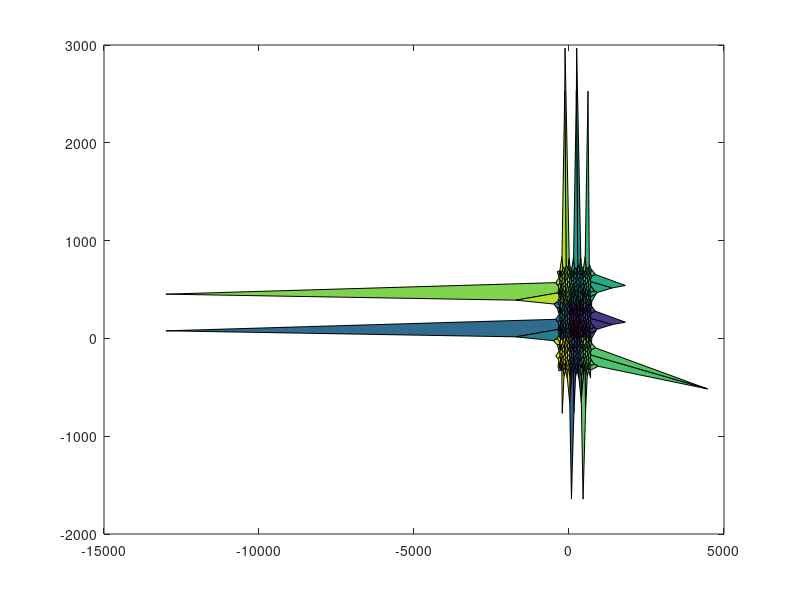
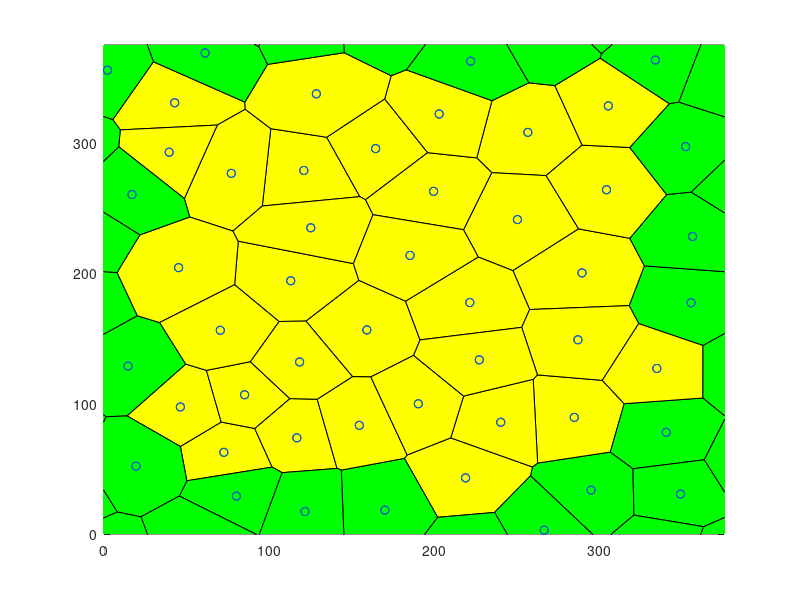

Recreate these plots in MATLAB, in order.
r = 2031; % Updated seed to match target
NbPoints = 50; 
limit = 3; 
cpt = 'quadratic';
prefix = 'RFB';
potential = 'ani';

%% Store data in the right folder
close all;
scriptDir = fileparts(mfilename('fullpath'));
projectRoot = fileparts(scriptDir);
outputDir = fullfile(projectRoot, 'input_files');
if ~exist(outputDir, 'dir')
    mkdir(outputDir);
end

%% Parameters
rng(r);

% --- Updated Constants to match target output exactly ---
A0 = 2812.500000;
GAMMA = 1.000000;
t0 = 1; 
% Manually setting K to match your specific target output
K = 0.848528;  

%% Simulation Detail Parameters
% Calculate Mesh based on A0 and NbPoints to get LX = 167.705098
Mesh = sqrt(A0 * NbPoints);

% Global parameters matching your target values
SEED = 89542; 
TIMEINTERVAL = 0.100000;
MINAREA = 28.125000;
MINLENGTH = 0.883883;
NEWEDGELENGTH = 1.767767;

TOTALTIME = 10.000000;
CURRENTTIME = 0.000000;  
INITIALSTEPSIZE = 0.000100; % Updated from 0.001
error_tolerance_absolute_mechanical = 0.010000; % Updated from 0.001

% Specific values for ALPHAM and TISSUE_ALPHA
ALPHAM = 0.282843;
TISSUE_ALPHA = 100.00;

TISSUE_EXT_STRESS_X = 0.000000;
TISSUE_EXT_STRESS_Y = 0.000000;    

% Specific Pressure/Tension parameters
P0 = 128.098648;
LAMBDA = 27.912724; 
Ratio = 0.300000; 

% Equilibrium tolerance
equilibriumtolerance = 1.000000e-11;

% Cell properties
CELLPRESSURETYPE = cpt;
TCJSTRENGTH = 100;
THETAAN = 3.14 / 2.0 ;    
ANSTRENGTH = 25; 

T1ON = 1; 
APOPTOSISON = 1;
MITOSISON = 0;
WRITEMITOSIS = 1; 
VERBOSEON = 1; 
EQUILIBRIUMMITOSIS = 1; 
NUCLEATIONTHRESHOLD = 1; 
NUCLEATIONBASECRITERIA = 0; 

nomfichier= [prefix '_NbPts_' num2str(NbPoints,'%04d') '_rng_' num2str(r,'%04d') '_pot_' potential '_lim_' num2str(limit, '%2d') '20.txt'];
nomfichier = fullfile(outputDir, nomfichier);

%% Generate Voronoi
fprintf('Writing file: %s\n', nomfichier);
f1=figure();
f2=figure();
Points1=Mesh*rand(NbPoints,2); 

it = 0;
while it < limit
    Pointsa=Points1+Mesh*[ones(NbPoints,1) zeros(NbPoints,1)];
    Pointsb=Points1-Mesh*[zeros(NbPoints,1) ones(NbPoints,1)];
    Pointsc=Points1-Mesh*[ones(NbPoints,1) zeros(NbPoints,1)];
    Pointsd=Points1+Mesh*[zeros(NbPoints,1) ones(NbPoints,1)];
    Pointse=Points1+Mesh*[ones(NbPoints,1) ones(NbPoints,1)];
    Pointsf=Points1+Mesh*[ones(NbPoints,1) -ones(NbPoints,1)];
    Pointsg=Points1+Mesh*[-ones(NbPoints,1) ones(NbPoints,1)];
    Pointsh=Points1+Mesh*[-ones(NbPoints,1) -ones(NbPoints,1)];
    Pointst=[Points1; Pointsa; Pointsb; Pointsc; Pointsd; Pointse; Pointsf; Pointsg; Pointsh];
    
    [v,c]=voronoin(Pointst);
    
    centroids = zeros(NbPoints,2);
    centroidcount = 0;
   
    for i = 1:length(c)
        signedarea = 0;
        centroidx = 0;
        centroidy = 0;
        if (all(c{i}~=1))
            for s = 1:length(c{i})
                if s == length(c{i}) 
                    signedarea = signedarea + v(c{i}(s),1)*v(c{i}(1),2) - v(c{i}(1),1)*v(c{i}(s),2);
                else
                    signedarea = signedarea + v(c{i}(s),1)*v(c{i}(s+1),2) - v(c{i}(s+1),1)*v(c{i}(s),2);
                end
            end
            signedarea = .5*signedarea;
            for j = 1:length(c{i})
                if j == length(c{i})
                    centroidx = centroidx + (v(c{i}(j),1)+v(c{i}(1),1))*(v(c{i}(j),1)*v(c{i}(1),2) - v(c{i}(1),1)*v(c{i}(j),2));
                    centroidy = centroidy + (v(c{i}(j),2)+v(c{i}(1),2))*(v(c{i}(j),1)*v(c{i}(1),2) - v(c{i}(1),1)*v(c{i}(j),2));
                    
                else
                    centroidx = centroidx + (v(c{i}(j),1)+v(c{i}(j+1),1))*(v(c{i}(j),1)*v(c{i}(j+1),2) - v(c{i}(j+1),1)*v(c{i}(j),2));
                    centroidy = centroidy + (v(c{i}(j),2)+v(c{i}(j+1),2))*(v(c{i}(j),1)*v(c{i}(j+1),2) - v(c{i}(j+1),1)*v(c{i}(j),2));
                end
            end
            centroidx = (1/(6*signedarea))*centroidx;
            centroidy = (1/(6*signedarea))*centroidy;
            if centroidx > 0 && centroidx < Mesh && centroidy > 0 && centroidy < Mesh
                centroidcount = centroidcount + 1;
                centroids(centroidcount,:) = [centroidx centroidy];
            end
        end
    end
    it = it + 1;
    Points1 = centroids;
end

%% Representation of the result
 set(0,'CurrentFigure',f1);
 plot(Points1(:,1),Points1(:,2),'r+');
 set(0,'CurrentFigure',f2);
 plot(Points1(:,1),Points1(:,2),'r+');
 hold on
 for i = 1:length(c)
     if (all(c{i}~=1))
         set(0,'CurrentFigure',f1)
         patch(v(c{i},1),v(c{i},2),i)
     end
     IN=(all(v(c{i},1)>0)&all(v(c{i},1)<Mesh)&all(v(c{i},2)>0)&all(v(c{i},2)<Mesh));
     IN2=(any(v(c{i},1)>0)&any(v(c{i},1)<Mesh)&any(v(c{i},2)>0)&any(v(c{i},2)<Mesh))&(~IN);
     if (all(c{i}~=1)&&IN)
         set(0,'CurrentFigure',f2)
         patch(v(c{i},1),v(c{i},2),'y'); 
     end
     if (all(c{i}~=1)&&(IN2))
         set(0,'CurrentFigure',f2)
         patch(v(c{i},1),v(c{i},2),'g');
     end
 end
 set(0,'CurrentFigure',f2)
 xlim([0 Mesh]);
 ylim([0 Mesh]);
 plot(Points1(:,1),Points1(:,2),'bo');
 scatter(centroids(:,1),centroids(:,2),'r+')

for i = 1:length(c)
    INGLOBAL=any((v(c{i},1)>0)&v(c{i},1)<Mesh&v(c{i},2)>0&v(c{i},2)<Mesh);
    if INGLOBAL
        ListVertex=c{i};
        area=0;
        for k=1:length(c{i})
            kplus=mod(k,length(c{i}))+1;
            area=area+v(c{i}(k),1)*v(c{i}(kplus),2)-v(c{i}(kplus),1)*v(c{i}(k),2);
        end
        if(area<0)    c{i}=fliplr(c{i}); end
    end
end

%% Export to a file (EXACT MATCH TO TARGET VALUES)
fid=fopen(nomfichier,'wt');
fprintf(fid, 'Voronoi Tesselation Data: \n');
fprintf(fid, 'NumbCells %d \t rng %d \n', NbPoints, r);
fprintf(fid, 'ratio pressure to tension\t%f\n', Ratio);
fprintf(fid, 'Global:\n');
fprintf(fid, 'LX\t%f\nLY\t%f\n', Mesh, Mesh);
fprintf(fid, 'A0\t%f\n', A0);
fprintf(fid, 'SEED\t%d\n', SEED);
fprintf(fid, 'TIMEINTERVAL\t%f\n', TIMEINTERVAL);
fprintf(fid, 'MINAREA\t%f\n', MINAREA);
fprintf(fid, 'MINLENGTH\t%f\n', MINLENGTH);
fprintf(fid, 'NEWEDGELENGTH\t%f\n', NEWEDGELENGTH);
fprintf(fid, 'K\t%f\n', K);
fprintf(fid, 'GAMMA\t%f\n', GAMMA);
fprintf(fid, 'LAMBDA\t%f\n', LAMBDA);
fprintf(fid, 'P0\t%f\n', P0);
fprintf(fid, 'TOTALTIME\t%f\n', TOTALTIME);
fprintf(fid, 'CURRENTTIME\t%f\n', CURRENTTIME);
fprintf(fid, 'VERBOSEON\t%d\n', VERBOSEON);
fprintf(fid, 'INITIALSTEPSIZE\t%f\n', INITIALSTEPSIZE);
fprintf(fid, 'error_tolerance_absolute_mechanical\t%f\n', error_tolerance_absolute_mechanical);
% Format TISSUE_ALPHA to 2 decimal places as per target
fprintf(fid, 'TISSUE_ALPHA\t%2.2f\n', TISSUE_ALPHA);
fprintf(fid, 'ALPHAM\t%f\n', ALPHAM);
fprintf(fid, 'TISSUE_EXT_STRESS_X\t%f\n', TISSUE_EXT_STRESS_X);
fprintf(fid, 'TISSUE_EXT_STRESS_Y\t%f\n', TISSUE_EXT_STRESS_Y);
fprintf(fid, 'equilibriumtolerance\t%e\n', equilibriumtolerance);
fprintf(fid, 'NUCLEATIONTHRESHOLD\t%f\n', NUCLEATIONTHRESHOLD);
fprintf(fid, 'NUCLEATIONBASECRITERIA\t%d\n', NUCLEATIONBASECRITERIA);
fprintf(fid, 'endGlobal\n');

fprintf(fid, 'Vertices\n');
fprintf(fid, 'id\tx\ty\n');

NbVertex=0;
CentralVertices=zeros(length(v),2);
for i = 2:length(v)   
    if(v(i,1)>0&&v(i,1)<Mesh&&v(i,2)>0&&v(i,2)<Mesh)
        fprintf(fid,'%d',i);
        fprintf(fid,'\t %2.4f',v(i,1));
        fprintf(fid,'\t %2.4f',v(i,2));
        fprintf(fid,'\n');
        NbVertex=NbVertex+1;
        CentralVertices(NbVertex,1)=v(i,1);
        CentralVertices(NbVertex,2)=v(i,2);
    end
end

CentralVertices=CentralVertices(1:NbVertex,1:2);
EqVertex=zeros(NbVertex,1);

for i = 2:length(v)
    vcorrige=zeros(1,2);
    vtest=v(i,:);
    if (vtest(1)>0&&vtest(1)<Mesh&&vtest(2)>0&&vtest(2)<Mesh) vcorrige=vtest;end
    vtest=v(i,:)-Mesh*[1 0];
    if (vtest(1)>0&&vtest(1)<Mesh&&vtest(2)>0&&vtest(2)<Mesh) vcorrige=vtest;  end
    vtest=v(i,:)-Mesh*[0 1];
    if (vtest(1)>0&&vtest(1)<Mesh&&vtest(2)>0&&vtest(2)<Mesh) vcorrige=vtest;  end
    vtest=v(i,:)+Mesh*[1 0];
    if (vtest(1)>0&&vtest(1)<Mesh&&vtest(2)>0&&vtest(2)<Mesh) vcorrige=vtest;  end
    vtest=v(i,:)+Mesh*[0 1];
    if (vtest(1)>0&&vtest(1)<Mesh&&vtest(2)>0&&vtest(2)<Mesh) vcorrige=vtest;  end
    vtest=v(i,:)-Mesh*[1 1];
    if (vtest(1)>0&&vtest(1)<Mesh&&vtest(2)>0&&vtest(2)<Mesh) vcorrige=vtest;  end
    vtest=v(i,:)-Mesh*[1 -1];
    if (vtest(1)>0&&vtest(1)<Mesh&&vtest(2)>0&&vtest(2)<Mesh) vcorrige=vtest;  end
    vtest=v(i,:)+Mesh*[1 1];
    if (vtest(1)>0&&vtest(1)<Mesh&&vtest(2)>0&&vtest(2)<Mesh) vcorrige=vtest;  end
    vtest=v(i,:)+Mesh*[1 -1];
    if (vtest(1)>0&&vtest(1)<Mesh&&vtest(2)>0&&vtest(2)<Mesh) vcorrige=vtest;  end
    
    column=find(all(abs((repmat(vcorrige,size(v,1),1))'-v')<0.000001));
    if(~isempty(column))
        EqVertex(i)=column;
    end
end

fprintf(fid, 'Edges\n');
fprintf(fid, 'id\tvertex1\tvertex2\txflag\tyflag\n');
NbEdgeMax=3*NbVertex; 
Edges.Vertices=zeros(NbEdgeMax,2);
Edges.Crossx12=zeros(NbEdgeMax,1);
Edges.Crossx21=zeros(NbEdgeMax,1);
Edges.Crossy12=zeros(NbEdgeMax,1);
Edges.Crossy21=zeros(NbEdgeMax,1);

EdgeIncrement=0; 
for i = 1:length(c) 
    INGLOBAL=any( (v(c{i},1)>0) & v(c{i},1)<Mesh & v(c{i},2)>0 & v(c{i},2)<Mesh);
    if INGLOBAL 
        ListVertex=c{i}; 
        for j=1:length(ListVertex) 
            testdejainscrit=0;
            for k=1:EdgeIncrement
                if ((EqVertex((ListVertex(j)))==Edges.Vertices(k,1)...
                        &&EqVertex(ListVertex(mod(j,length(ListVertex))+1))==Edges.Vertices(k,2))...
                        ||...
                        (EqVertex(ListVertex(j))==Edges.Vertices(k,2)...
                        &&EqVertex(ListVertex(mod(j,length(ListVertex))+1))==Edges.Vertices(k,1)))
                    testdejainscrit=1;
                else
                end
            end
            if(~testdejainscrit)
                EdgeIncrement=EdgeIncrement+1;
                Edges.Vertices(EdgeIncrement,1)=EqVertex(ListVertex(j)); 
                Edges.Vertices(EdgeIncrement,2)=EqVertex(ListVertex(mod(j,length(ListVertex))+1)); 
                Vertex1encours=ListVertex(j);
                Vertex1encourseq=EqVertex(ListVertex(j));
                Vertex2encours=ListVertex(mod(j,length(ListVertex))+1);
                Vertex2encourseq=EqVertex(ListVertex(mod(j,length(ListVertex))+1));
                
                fprintf(fid,'%d',EdgeIncrement);
                fprintf(fid,'\t %d', Edges.Vertices(EdgeIncrement,1));
                fprintf(fid,'\t %d', Edges.Vertices(EdgeIncrement,2));
                
                VertexCross21=(EqVertex(ListVertex(j))~=ListVertex(j))&&(EqVertex(ListVertex(mod(j,length(ListVertex))+1))==ListVertex(mod(j,length(ListVertex))+1));
                VertexCross12=(EqVertex(ListVertex(j))==ListVertex(j))&&(EqVertex(ListVertex(mod(j,length(ListVertex))+1))~=ListVertex(mod(j,length(ListVertex))+1));
                
                if((EqVertex(ListVertex(j))~=ListVertex(j))&&(EqVertex(ListVertex(mod(j,length(ListVertex))+1))==ListVertex(mod(j,length(ListVertex))+1)))
                    if(v(ListVertex(j),1)<0) Edges.Crossx12(EdgeIncrement)=1; end
                    if(v(ListVertex(j),1)>Mesh) Edges.Crossx21(EdgeIncrement)=1; end
                    if(v(ListVertex(j),2)<0) Edges.Crossy12(EdgeIncrement)=1; end
                    if(v(ListVertex(j),2)>Mesh) Edges.Crossy21(EdgeIncrement)=1; end
                end
                if((EqVertex(ListVertex(j))==ListVertex(j))&&(EqVertex(ListVertex(mod(j,length(ListVertex))+1))~=ListVertex(mod(j,length(ListVertex))+1)))
                    if(v(ListVertex(mod(j,length(ListVertex))+1),1)<0) Edges.Crossx21(EdgeIncrement)=1; end
                    if(v(ListVertex(mod(j,length(ListVertex))+1),1)>Mesh) Edges.Crossx12(EdgeIncrement)=1; end
                    if(v(ListVertex(mod(j,length(ListVertex))+1),2)<0) Edges.Crossy21(EdgeIncrement)=1; end
                    if(v(ListVertex(mod(j,length(ListVertex))+1),2)>Mesh) Edges.Crossy12(EdgeIncrement)=1; end
                end
                
                if((EqVertex(ListVertex(j))~=ListVertex(j))&&(EqVertex(ListVertex(mod(j,length(ListVertex))+1))~=ListVertex(mod(j,length(ListVertex))+1)))
                    v1=v(ListVertex(j),:);
                    v2=v(ListVertex(mod(j,length(ListVertex))+1),:);
                    eqv1=v(EqVertex(ListVertex(j)),:);
                    eqv2=v(EqVertex(ListVertex(mod(j,length(ListVertex))+1)),:);
                    if(v2(1)>v1(1))&&(eqv2(1)<eqv1(1)) Edges.Crossx12(EdgeIncrement)=1; end
                    if(v2(1)<v1(1))&&(eqv2(1)>eqv1(1)) Edges.Crossx21(EdgeIncrement)=1; end
                    if (v2(2)>v1(2))&&(eqv2(2)<eqv1(2))Edges.Crossy12(EdgeIncrement)=1; end
                    if (v2(2)<v1(2))&&(eqv2(2)>eqv1(2)) Edges.Crossy21(EdgeIncrement)=1; end
                end
                
                newxflag=0;
                newyflag=0;
                if ( (Edges.Crossx12(EdgeIncrement)==1) || (Edges.Crossx21(EdgeIncrement)==1) )
                    newxflag=1;
                end
                if ( (Edges.Crossy12(EdgeIncrement)==1) || (Edges.Crossy21(EdgeIncrement)==1) )
                    newyflag=1;
                end
                
                fprintf(fid,'\t %d \t %d \n', newxflag, newyflag);
                
            end
        end
    end
end

%% Then we go to the cells
cinside=cell(length(c),1);
CellIncrement=0;
for i=1:length(c)
    INGLOBAL=any((v(c{i},1)>0)&v(c{i},1)<Mesh&v(c{i},2)>0&v(c{i},2)<Mesh);
    if INGLOBAL
        CellIncrement=CellIncrement+1;
        cinside{CellIncrement}=EqVertex(c{i});
    end
end
NbCellsInside=CellIncrement;
cinside=cinside(1:NbCellsInside);
cinside2=cell(NbCellsInside,1);
CellIncrement=0;
for i=1:NbCellsInside
    dejavu=false;
    for j=1:i-1
        if ((length(cinside{i})==length(cinside{j}))&&all(sort(cinside{i})==sort(cinside{j}))) dejavu=true; end
    end
    if (~dejavu) CellIncrement=CellIncrement+1;cinside2{CellIncrement}=cinside{i}; end
end
cinside2=cinside2(1:CellIncrement);

fprintf(fid, 'Cells\n');
if (strcmp(potential,'tcj'))
    fprintf(fid, 'id\tA0\tEdgeNumb\tEdgeList\tPotential\tTCJStrength\tCellPressureType\n');
else
    fprintf(fid, 'id\tA0\tEdgeNumb\tEdgeList\tPotential\tTCJStrength\tThetaAn\tAnStrength\tCellPressureType\n');
end
for i=1:length(cinside2)
    A0_Cell = normrnd(A0, 200); % Using new A0
    ListVertex=c{i};
    fprintf(fid,'%d\t%f\t%d\t',i, A0_Cell, length(ListVertex));
    for j=1:length(ListVertex)
        NumeroEdge=0;
        for k=1:EdgeIncrement
            if (EqVertex((ListVertex(j)))==Edges.Vertices(k,1)...
                    &&EqVertex(ListVertex(mod(j,length(ListVertex))+1))==Edges.Vertices(k,2))
                NumeroEdge=k;
            end 
            if(EqVertex(ListVertex(j))==Edges.Vertices(k,2)...
                    &&EqVertex(ListVertex(mod(j,length(ListVertex))+1))==Edges.Vertices(k,1))
                NumeroEdge=k; 
            end
        end
        fprintf(fid,'%d,',NumeroEdge);
    end
    if (strcmp(potential, 'tcj'))
        fprintf(fid,'\t%s\t%f\t%s\n', potential, TCJSTRENGTH,CELLPRESSURETYPE);
    else
        fprintf(fid,'\t%s\t%f\t%f\t%f\t%s\n', potential, TCJSTRENGTH, THETAAN, ANSTRENGTH,CELLPRESSURETYPE);
    end
end
fprintf(fid, 'End\n');
fclose(fid);
 
